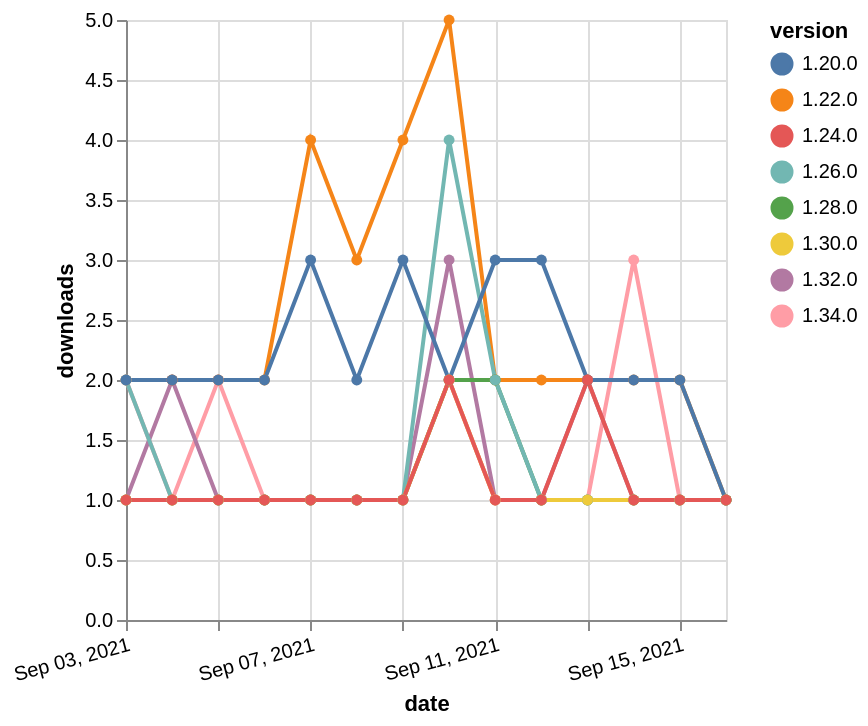

Express this chart as Vega-Lite.
### Vega-Lite specification from a JSON file in a GitHub repository (floating-point values rounded to 4 significant figures)
{"$schema": "https://vega.github.io/schema/vega-lite/v5.json", "description": "A simple bar chart with embedded data.", "data": {"values": [{"date": "2021-09-03", "total": 119, "delta": 2, "version": "1.34.0"}, {"date": "2021-09-04", "total": 120, "delta": 1, "version": "1.34.0"}, {"date": "2021-09-05", "total": 122, "delta": 2, "version": "1.34.0"}, {"date": "2021-09-06", "total": 123, "delta": 1, "version": "1.34.0"}, {"date": "2021-09-07", "total": 124, "delta": 1, "version": "1.34.0"}, {"date": "2021-09-08", "total": 125, "delta": 1, "version": "1.34.0"}, {"date": "2021-09-09", "total": 126, "delta": 1, "version": "1.34.0"}, {"date": "2021-09-10", "total": 128, "delta": 2, "version": "1.34.0"}, {"date": "2021-09-11", "total": 129, "delta": 1, "version": "1.34.0"}, {"date": "2021-09-12", "total": 130, "delta": 1, "version": "1.34.0"}, {"date": "2021-09-13", "total": 131, "delta": 1, "version": "1.34.0"}, {"date": "2021-09-14", "total": 134, "delta": 3, "version": "1.34.0"}, {"date": "2021-09-15", "total": 135, "delta": 1, "version": "1.34.0"}, {"date": "2021-09-16", "total": 136, "delta": 1, "version": "1.34.0"}, {"date": "2021-09-03", "total": 185, "delta": 1, "version": "1.32.0"}, {"date": "2021-09-04", "total": 187, "delta": 2, "version": "1.32.0"}, {"date": "2021-09-05", "total": 188, "delta": 1, "version": "1.32.0"}, {"date": "2021-09-06", "total": 189, "delta": 1, "version": "1.32.0"}, {"date": "2021-09-07", "total": 190, "delta": 1, "version": "1.32.0"}, {"date": "2021-09-08", "total": 191, "delta": 1, "version": "1.32.0"}, {"date": "2021-09-09", "total": 192, "delta": 1, "version": "1.32.0"}, {"date": "2021-09-10", "total": 195, "delta": 3, "version": "1.32.0"}, {"date": "2021-09-11", "total": 196, "delta": 1, "version": "1.32.0"}, {"date": "2021-09-12", "total": 197, "delta": 1, "version": "1.32.0"}, {"date": "2021-09-13", "total": 199, "delta": 2, "version": "1.32.0"}, {"date": "2021-09-14", "total": 200, "delta": 1, "version": "1.32.0"}, {"date": "2021-09-15", "total": 201, "delta": 1, "version": "1.32.0"}, {"date": "2021-09-16", "total": 202, "delta": 1, "version": "1.32.0"}, {"date": "2021-09-03", "total": 2532, "delta": 2, "version": "1.22.0"}, {"date": "2021-09-04", "total": 2534, "delta": 2, "version": "1.22.0"}, {"date": "2021-09-05", "total": 2536, "delta": 2, "version": "1.22.0"}, {"date": "2021-09-06", "total": 2538, "delta": 2, "version": "1.22.0"}, {"date": "2021-09-07", "total": 2542, "delta": 4, "version": "1.22.0"}, {"date": "2021-09-08", "total": 2545, "delta": 3, "version": "1.22.0"}, {"date": "2021-09-09", "total": 2549, "delta": 4, "version": "1.22.0"}, {"date": "2021-09-10", "total": 2554, "delta": 5, "version": "1.22.0"}, {"date": "2021-09-11", "total": 2556, "delta": 2, "version": "1.22.0"}, {"date": "2021-09-12", "total": 2558, "delta": 2, "version": "1.22.0"}, {"date": "2021-09-13", "total": 2560, "delta": 2, "version": "1.22.0"}, {"date": "2021-09-14", "total": 2562, "delta": 2, "version": "1.22.0"}, {"date": "2021-09-15", "total": 2564, "delta": 2, "version": "1.22.0"}, {"date": "2021-09-16", "total": 2565, "delta": 1, "version": "1.22.0"}, {"date": "2021-09-03", "total": 199, "delta": 1, "version": "1.28.0"}, {"date": "2021-09-04", "total": 200, "delta": 1, "version": "1.28.0"}, {"date": "2021-09-05", "total": 201, "delta": 1, "version": "1.28.0"}, {"date": "2021-09-06", "total": 202, "delta": 1, "version": "1.28.0"}, {"date": "2021-09-07", "total": 203, "delta": 1, "version": "1.28.0"}, {"date": "2021-09-08", "total": 204, "delta": 1, "version": "1.28.0"}, {"date": "2021-09-09", "total": 205, "delta": 1, "version": "1.28.0"}, {"date": "2021-09-10", "total": 207, "delta": 2, "version": "1.28.0"}, {"date": "2021-09-11", "total": 209, "delta": 2, "version": "1.28.0"}, {"date": "2021-09-12", "total": 210, "delta": 1, "version": "1.28.0"}, {"date": "2021-09-13", "total": 211, "delta": 1, "version": "1.28.0"}, {"date": "2021-09-14", "total": 212, "delta": 1, "version": "1.28.0"}, {"date": "2021-09-15", "total": 213, "delta": 1, "version": "1.28.0"}, {"date": "2021-09-16", "total": 214, "delta": 1, "version": "1.28.0"}, {"date": "2021-09-03", "total": 346, "delta": 2, "version": "1.26.0"}, {"date": "2021-09-04", "total": 347, "delta": 1, "version": "1.26.0"}, {"date": "2021-09-05", "total": 348, "delta": 1, "version": "1.26.0"}, {"date": "2021-09-06", "total": 349, "delta": 1, "version": "1.26.0"}, {"date": "2021-09-07", "total": 350, "delta": 1, "version": "1.26.0"}, {"date": "2021-09-08", "total": 351, "delta": 1, "version": "1.26.0"}, {"date": "2021-09-09", "total": 352, "delta": 1, "version": "1.26.0"}, {"date": "2021-09-10", "total": 356, "delta": 4, "version": "1.26.0"}, {"date": "2021-09-11", "total": 358, "delta": 2, "version": "1.26.0"}, {"date": "2021-09-12", "total": 359, "delta": 1, "version": "1.26.0"}, {"date": "2021-09-13", "total": 360, "delta": 1, "version": "1.26.0"}, {"date": "2021-09-14", "total": 361, "delta": 1, "version": "1.26.0"}, {"date": "2021-09-15", "total": 362, "delta": 1, "version": "1.26.0"}, {"date": "2021-09-16", "total": 363, "delta": 1, "version": "1.26.0"}, {"date": "2021-09-03", "total": 2357, "delta": 2, "version": "1.20.0"}, {"date": "2021-09-04", "total": 2359, "delta": 2, "version": "1.20.0"}, {"date": "2021-09-05", "total": 2361, "delta": 2, "version": "1.20.0"}, {"date": "2021-09-06", "total": 2363, "delta": 2, "version": "1.20.0"}, {"date": "2021-09-07", "total": 2366, "delta": 3, "version": "1.20.0"}, {"date": "2021-09-08", "total": 2368, "delta": 2, "version": "1.20.0"}, {"date": "2021-09-09", "total": 2371, "delta": 3, "version": "1.20.0"}, {"date": "2021-09-10", "total": 2373, "delta": 2, "version": "1.20.0"}, {"date": "2021-09-11", "total": 2376, "delta": 3, "version": "1.20.0"}, {"date": "2021-09-12", "total": 2379, "delta": 3, "version": "1.20.0"}, {"date": "2021-09-13", "total": 2381, "delta": 2, "version": "1.20.0"}, {"date": "2021-09-14", "total": 2383, "delta": 2, "version": "1.20.0"}, {"date": "2021-09-15", "total": 2385, "delta": 2, "version": "1.20.0"}, {"date": "2021-09-16", "total": 2386, "delta": 1, "version": "1.20.0"}, {"date": "2021-09-03", "total": 169, "delta": 1, "version": "1.30.0"}, {"date": "2021-09-04", "total": 170, "delta": 1, "version": "1.30.0"}, {"date": "2021-09-05", "total": 171, "delta": 1, "version": "1.30.0"}, {"date": "2021-09-06", "total": 172, "delta": 1, "version": "1.30.0"}, {"date": "2021-09-07", "total": 173, "delta": 1, "version": "1.30.0"}, {"date": "2021-09-08", "total": 174, "delta": 1, "version": "1.30.0"}, {"date": "2021-09-09", "total": 175, "delta": 1, "version": "1.30.0"}, {"date": "2021-09-10", "total": 177, "delta": 2, "version": "1.30.0"}, {"date": "2021-09-11", "total": 178, "delta": 1, "version": "1.30.0"}, {"date": "2021-09-12", "total": 179, "delta": 1, "version": "1.30.0"}, {"date": "2021-09-13", "total": 180, "delta": 1, "version": "1.30.0"}, {"date": "2021-09-14", "total": 181, "delta": 1, "version": "1.30.0"}, {"date": "2021-09-15", "total": 182, "delta": 1, "version": "1.30.0"}, {"date": "2021-09-16", "total": 183, "delta": 1, "version": "1.30.0"}, {"date": "2021-09-03", "total": 260, "delta": 1, "version": "1.24.0"}, {"date": "2021-09-04", "total": 261, "delta": 1, "version": "1.24.0"}, {"date": "2021-09-05", "total": 262, "delta": 1, "version": "1.24.0"}, {"date": "2021-09-06", "total": 263, "delta": 1, "version": "1.24.0"}, {"date": "2021-09-07", "total": 264, "delta": 1, "version": "1.24.0"}, {"date": "2021-09-08", "total": 265, "delta": 1, "version": "1.24.0"}, {"date": "2021-09-09", "total": 266, "delta": 1, "version": "1.24.0"}, {"date": "2021-09-10", "total": 268, "delta": 2, "version": "1.24.0"}, {"date": "2021-09-11", "total": 269, "delta": 1, "version": "1.24.0"}, {"date": "2021-09-12", "total": 270, "delta": 1, "version": "1.24.0"}, {"date": "2021-09-13", "total": 272, "delta": 2, "version": "1.24.0"}, {"date": "2021-09-14", "total": 273, "delta": 1, "version": "1.24.0"}, {"date": "2021-09-15", "total": 274, "delta": 1, "version": "1.24.0"}, {"date": "2021-09-16", "total": 275, "delta": 1, "version": "1.24.0"}]}, "width": "container", "mark": {"type": "line", "point": {"filled": true}}, "encoding": {"x": {"field": "date", "type": "temporal", "timeUnit": "yearmonthdate", "title": "date", "axis": {"labelAngle": -15}}, "y": {"field": "delta", "type": "quantitative", "title": "downloads"}, "color": {"field": "version", "type": "nominal"}, "tooltip": {"field": "delta"}}}
